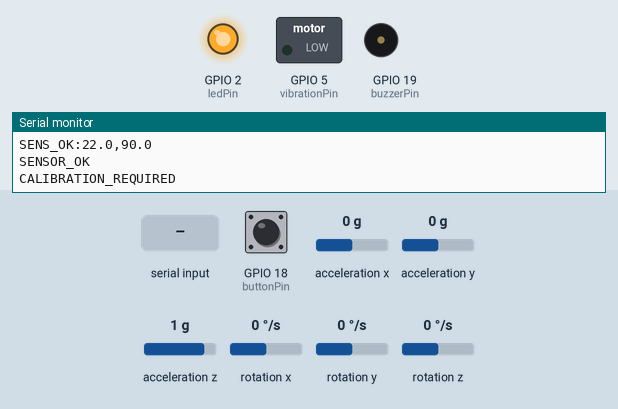
Simulated run of this sketch. Board: ESP32. On the bench: switched loads named in the sketch (green lamp = pin HIGH), output pins drawn as LEDs (lit = HIGH), buzzer (waves = sounding), the last lines printed to the serial monitor. Wiring (inferred from the names in the program): MPU-6050 motion sensor at I2C address 0x68. The test bench sets the inputs (shaded band); at power-on: GPIO 18 (buttonPin) HIGH, acceleration x 0 g, acceleration y 0 g, acceleration z 1 g, rotation x 0 °/s, rotation y 0 °/s, rotation z 0 °/s. EEPROM starts erased.

Above: at 1.45 s.
1.5 s: "CALIBRATE\n" received over Serial
At 1.9 s:
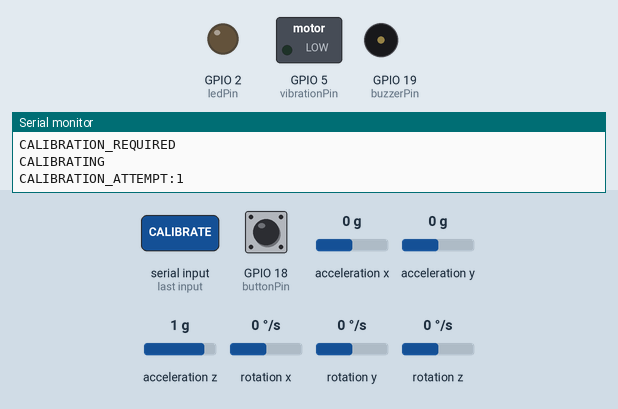
4.5 s: "PENALTY\n" received over Serial
6.6 s: GPIO 18 (buttonPin) pulled LOW for 0.15 s
At 7.4 s:
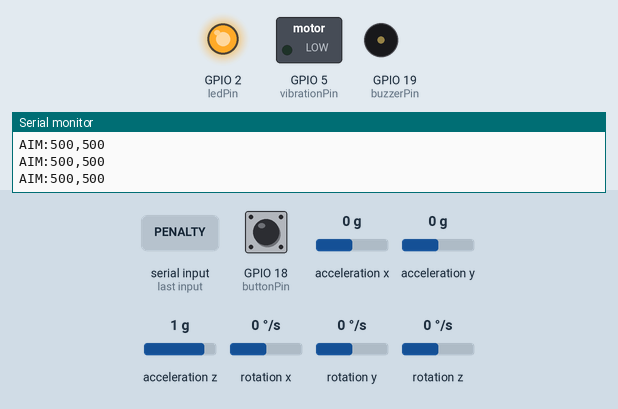
8.2 s: "MISS\n" received over Serial
At 8.8 s:
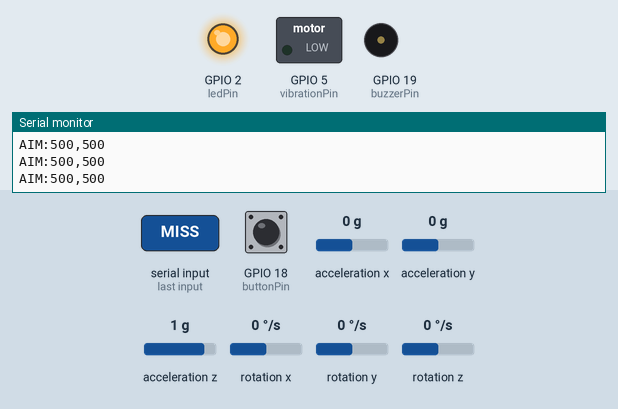
Timing chart, 0 to 11.2 s (numbered marks = the images above; inputs shaded):
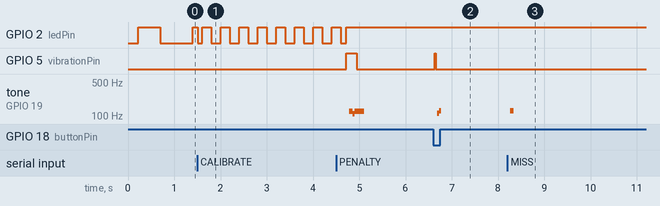

Measured:
- after the input at 6.6 s, GPIO 5 (vibrationPin): LOW → HIGH at once, → LOW 0.03 s later; tone on GPIO 19 (buzzerPin): silent → 114 Hz after 0.09 s, → 127 Hz 0.04 s later, → silent 0.04 s later
- after the input at 8.2 s, tone on GPIO 19 (buzzerPin): silent → 127 Hz after 0.06 s, → silent 0.08 s later
- by itself, GPIO 2 (ledPin): repeats every 0.40 s: HIGH 0.20 s, LOW 0.20 s

The sketch:

Gameranha_ESP32.ino
```cpp
#include <Wire.h>
#include <Preferences.h>
#include <math.h>

// ============================================================
// GAMERANHA - ESP32 + MPU6050   (firmware FW4)
//
// Ligações:
//   MPU6050  SDA -> GPIO 23 | SCL -> GPIO 22 | VCC 3V3 | GND
//   BUZZER   GPIO 19 (passivo)
//   BOTÃO    GPIO 18 -> GND (usa pull-up interno)       [obrigatório p/ atirar]
//   VIBRAÇÃO GPIO 5  -> base de um transistor NPN (ex.: BC548/2N2222)
//            com resistor de 1k; motor entre 3V3/5V e o coletor,
//            diodo 1N4148 em paralelo com o motor        [opcional]
//   LED      GPIO 2 (LED da própria placa)
//
// Serial: 115200 baud. Protocolo documentado em js/controller.js.
// O disparo acontece SOMENTE ao apertar o botão. Mexer a mão não atira.
// ============================================================

// Os tipos ficam no topo: a Arduino IDE gera os protótipos das funções
// antes do resto do código e precisa conhecê-los.
struct BuzzerStep { int frequency; unsigned long duration; };

#define FW_VERSION "FW4"
#define MPU_ADDR 0x68
#define SDA_PIN 23
#define SCL_PIN 22

const int buzzerPin = 19;
const int buttonPin = 18;
const int vibrationPin = 5;
const int ledPin = 2;

const float GYRO_SCALE = 131.0f;      // MPU6050 em +/-250 graus/s
const float ACCEL_SCALE = 16384.0f;   // MPU6050 em +/-2g
const float DEFAULT_PITCH_RANGE_DEG = 22.0f;
const float DEFAULT_ROLL_RANGE_DEG = 90.0f;   // faixa larga: o site converte o giro para a tela
const float FILTER_TAU = 0.24f;       // filtro complementar
const int CALIBRATION_SAMPLES = 700;
const int CALIBRATION_ATTEMPTS = 3;
const float MAX_GYRO_STD_RAW = 300.0f;
const float MIN_GRAVITY_G = 0.85f;
const float MAX_GRAVITY_G = 1.15f;
const float ACCEL_TRUST_MIN_G = 0.90f;
const float ACCEL_TRUST_MAX_G = 1.10f;
const float GYRO_DEADBAND_DPS = 0.35f;
const float REST_GYRO_DPS = 1.5f;
const float REST_MIN_G = 0.98f;
const float REST_MAX_G = 1.02f;
const unsigned long REST_CONFIRM_MS = 800;
const float BIAS_ADAPT_RATE = 0.00015f;
const int MAX_READ_ERRORS = 3;

// Disparo
const unsigned long BUTTON_COOLDOWN_MS = 120;
const unsigned long BUTTON_DEBOUNCE_MS = 25;
const unsigned long BUTTON_LONG_PRESS_MS = 1000;   // segurar = calibrar (quando não calibrado)

// Mira enviada ~50 vezes por segundo
const unsigned long AIM_INTERVAL_MS = 20;

// Eixos do MPU6050 na orientação padrão da placa:
// Pitch: rotação no eixo Y; Roll: rotação no eixo X.
// Se um movimento ficar invertido, altere o respectivo sinal para -1.
const float PITCH_GYRO_SIGN = 1.0f;
const float ROLL_GYRO_SIGN = 1.0f;
const float PITCH_ACCEL_SIGN = 1.0f;
const float ROLL_ACCEL_SIGN = 1.0f;

Preferences prefs;
float pitchRangeDeg = DEFAULT_PITCH_RANGE_DEG;
float rollRangeDeg = DEFAULT_ROLL_RANGE_DEG;

int16_t accelX = 0, accelY = 0, accelZ = 0;
int16_t gyroX = 0, gyroY = 0, gyroZ = 0;
float gyroOffset[3] = {0, 0, 0};
float pitchDeg = 0.0f, rollDeg = 0.0f;
float pitchCenterDeg = 0.0f, rollCenterDeg = 0.0f;
bool mpuPresent = false;
bool sensorReady = false;
bool calibrationError = false;
bool calibrationInProgress = false;
unsigned long lastImuTime = 0, lastAimSend = 0, lastShotTime = 0;
unsigned long restStartedAt = 0;
bool restCandidate = false;
int consecutiveReadErrors = 0;

// Botão de disparo
bool buttonRaw = false, buttonPressed = false, buttonLongHandled = false;
unsigned long buttonChangedAt = 0, buttonPressedAt = 0;

// ------------------------- LED E VIBRAÇÃO -------------------------
unsigned long vibrationUntil = 0;
bool vibrationActive = false;

void vibrate(unsigned long ms) {
  digitalWrite(vibrationPin, HIGH);
  vibrationUntil = millis() + ms;
  vibrationActive = true;
}

void updateVibration() {
  if (vibrationActive && (long)(millis() - vibrationUntil) >= 0) {
    digitalWrite(vibrationPin, LOW);
    vibrationActive = false;
  }
}

// Padrões do LED: erro = pisca rápido | calibrando = pisca médio |
// precisa calibrar = pisca lento | pronto = aceso.
void updateLed() {
  unsigned long now = millis();
  bool on;
  if (!mpuPresent) on = (now / 100) % 2 == 0;
  else if (calibrationInProgress) on = (now / 200) % 2 == 0;
  else if (!sensorReady) on = calibrationError ? (now / 100) % 2 == 0 : (now / 700) % 2 == 0;
  else on = true;
  digitalWrite(ledPin, on ? HIGH : LOW);
}

// ------------------------- BUZZER -------------------------
BuzzerStep buzzerSteps[4];
int buzzerStepCount = 0, buzzerStepIndex = 0;
bool buzzerActive = false, buzzerPinState = false;
unsigned long buzzerStepStarted = 0, buzzerToggleAt = 0, buzzerHalfPeriod = 0;

void startBuzzerSequence(const BuzzerStep *steps, int count) {
  if (count < 1 || count > 4) return;
  for (int i = 0; i < count; i++) buzzerSteps[i] = steps[i];
  buzzerStepCount = count; buzzerStepIndex = 0; buzzerActive = true; buzzerPinState = false;
  buzzerStepStarted = millis(); buzzerToggleAt = micros();
  buzzerHalfPeriod = 500000UL / (unsigned long)max(1, buzzerSteps[0].frequency);
  digitalWrite(buzzerPin, LOW);
}

void startWebSound()   { const BuzzerStep s[4] = {{600, 50}, {900, 50}, {1300, 50}, {1900, 90}}; startBuzzerSequence(s, 4); }
void startShotSound()  { const BuzzerStep s[2] = {{1200, 35}, {1800, 45}}; startBuzzerSequence(s, 2); }
void startHitSound()   { const BuzzerStep s[2] = {{1500, 30}, {2300, 60}}; startBuzzerSequence(s, 2); }
void startMissSound()  { const BuzzerStep s[1] = {{300, 90}}; startBuzzerSequence(s, 1); }
void startPenaltySound() { const BuzzerStep s[2] = {{400, 120}, {200, 220}}; startBuzzerSequence(s, 2); }
void startLevelSound() { const BuzzerStep s[4] = {{800, 70}, {1000, 70}, {1300, 70}, {1700, 130}}; startBuzzerSequence(s, 4); }

void updateBuzzer() {
  if (!buzzerActive) return;
  unsigned long nowMs = millis(), nowUs = micros();
  BuzzerStep step = buzzerSteps[buzzerStepIndex];
  if (nowMs - buzzerStepStarted >= step.duration) {
    buzzerStepIndex++;
    if (buzzerStepIndex >= buzzerStepCount) { buzzerActive = false; digitalWrite(buzzerPin, LOW); return; }
    step = buzzerSteps[buzzerStepIndex]; buzzerStepStarted = nowMs;
    buzzerHalfPeriod = 500000UL / (unsigned long)max(1, step.frequency);
    buzzerToggleAt = nowUs; buzzerPinState = false; digitalWrite(buzzerPin, LOW);
    return;
  }
  if ((long)(nowUs - buzzerToggleAt) >= (long)buzzerHalfPeriod) {
    buzzerPinState = !buzzerPinState;
    digitalWrite(buzzerPin, buzzerPinState ? HIGH : LOW);
    buzzerToggleAt = nowUs;
  }
}

// ------------------------- MPU6050 / I2C -------------------------
bool writeMpuRegister(uint8_t reg, uint8_t value) {
  Wire.beginTransmission(MPU_ADDR); Wire.write(reg); Wire.write(value);
  return Wire.endTransmission() == 0;
}

bool checkMpu() {
  Wire.beginTransmission(MPU_ADDR); Wire.write(0x75);
  if (Wire.endTransmission(false) != 0) return false;
  if (Wire.requestFrom((uint8_t)MPU_ADDR, (uint8_t)1) != 1) return false;
  return Wire.read() == 0x68;
}

bool configureMpu() {
  bool ok = true;
  ok = writeMpuRegister(0x6B, 0x00) && ok;
  delay(50);
  ok = writeMpuRegister(0x1A, 0x04) && ok; // filtro digital
  ok = writeMpuRegister(0x1B, 0x00) && ok; // gyro +/-250 dps
  ok = writeMpuRegister(0x1C, 0x00) && ok; // accel +/-2g
  delay(20);
  return ok && checkMpu();
}

// O MPU6050 pode demorar para ficar pronto depois que a energia chega (USB).
// Tenta várias vezes, reiniciando o barramento I2C entre as tentativas.
bool initSensor(int attempts) {
  for (int i = 0; i < attempts; i++) {
    if (i > 0) {
      Wire.end();
      delay(150);
      Wire.begin(SDA_PIN, SCL_PIN);
      Wire.setClock(100000);
      Wire.setTimeOut(50);
    }
    if (configureMpu()) return true;
    delay(150);
  }
  return false;
}

bool readImu() {
  Wire.beginTransmission(MPU_ADDR); Wire.write(0x3B);
  if (Wire.endTransmission(false) != 0) return false;
  if (Wire.requestFrom((uint8_t)MPU_ADDR, (uint8_t)14) != 14) return false;
  accelX = (int16_t)((Wire.read() << 8) | Wire.read());
  accelY = (int16_t)((Wire.read() << 8) | Wire.read());
  accelZ = (int16_t)((Wire.read() << 8) | Wire.read());
  Wire.read(); Wire.read();
  gyroX = (int16_t)((Wire.read() << 8) | Wire.read());
  gyroY = (int16_t)((Wire.read() << 8) | Wire.read());
  gyroZ = (int16_t)((Wire.read() << 8) | Wire.read());

  // Uma leitura totalmente zerada não é válida para um MPU6050 em funcionamento.
  bool allZero = accelX == 0 && accelY == 0 && accelZ == 0 &&
                 gyroX == 0 && gyroY == 0 && gyroZ == 0;
  return !allZero;
}

void invalidateCalibration() {
  sensorReady = false; calibrationError = false; calibrationInProgress = false;
  restCandidate = false;
}

void recoverI2c() {
  invalidateCalibration();
  mpuPresent = false;
  Serial.println("I2C_RECOVERY");

  bool recovered = false;
  for (int attempt = 1; attempt <= 3; attempt++) {
    Serial.print("I2C_RECOVERY_ATTEMPT:");
    Serial.println(attempt);
    Wire.end();
    delay(100);
    Wire.begin(SDA_PIN, SCL_PIN);
    Wire.setClock(100000);
    Wire.setTimeOut(50);
    delay(100);
    if (configureMpu() && readImu()) { recovered = true; break; }
  }

  consecutiveReadErrors = 0;
  if (recovered) {
    mpuPresent = true; calibrationError = false;
    Serial.println("SENSOR_RECOVERED");
    Serial.println("CALIBRATION_REQUIRED");
  } else {
    mpuPresent = false; calibrationError = true;
    Serial.println("SENSOR_ERROR");
    Serial.println("ESP32_RESTARTING");
    Serial.flush();
    delay(500);
    ESP.restart();
  }
}

// ------------------------- CÁLCULOS DE ORIENTAÇÃO -------------------------
float gravityMagnitudeG() {
  return sqrtf((float)accelX * accelX + (float)accelY * accelY + (float)accelZ * accelZ) / ACCEL_SCALE;
}
float accelPitch() {
  return PITCH_ACCEL_SIGN * atan2f(-(float)accelX, sqrtf((float)accelY * accelY + (float)accelZ * accelZ)) * 180.0f / PI;
}
float accelRoll() {
  return ROLL_ACCEL_SIGN * atan2f((float)accelY, (float)accelZ) * 180.0f / PI;
}
float applyDeadband(float value, float deadband) { return fabsf(value) < deadband ? 0.0f : value; }

// ------------------------- SENSIBILIDADE -------------------------
void printSensitivity() {
  Serial.print("SENS_OK:");
  Serial.print(pitchRangeDeg, 1);
  Serial.print(',');
  Serial.println(rollRangeDeg, 1);
}

void setSensitivity(float pitch, float roll) {
  pitchRangeDeg = constrain(pitch, 8.0f, 45.0f);
  rollRangeDeg = constrain(roll, 10.0f, 120.0f);
  prefs.putFloat("pitch", pitchRangeDeg);
  prefs.putFloat("roll", rollRangeDeg);
  printSensitivity();
}

// ------------------------- CALIBRAÇÃO -------------------------
bool calibrateGyro() {
  if (!mpuPresent) mpuPresent = initSensor(3);   // última chance antes de desistir
  if (!mpuPresent) { sensorReady = false; calibrationError = true; Serial.println("SENSOR_ERROR"); return false; }
  sensorReady = false; calibrationError = false; calibrationInProgress = true;
  Serial.println("CALIBRATING");

  for (int attempt = 1; attempt <= CALIBRATION_ATTEMPTS; attempt++) {
    Serial.print("CALIBRATION_ATTEMPT:"); Serial.println(attempt);
    double sums[3] = {0, 0, 0}, squares[3] = {0, 0, 0}, gravitySum = 0;
    int validSamples = 0;
    for (int i = 0; i < CALIBRATION_SAMPLES; i++) {
      if (readImu()) {
        float values[3] = {(float)gyroX, (float)gyroY, (float)gyroZ};
        for (int axis = 0; axis < 3; axis++) { sums[axis] += values[axis]; squares[axis] += values[axis] * values[axis]; }
        gravitySum += gravityMagnitudeG(); validSamples++;
      }
      updateLed();
      delay(3);
    }
    if (validSamples < (int)(CALIBRATION_SAMPLES * 0.95f)) {
      Serial.print("CALIBRATION_DIAGNOSTIC:READ_SAMPLES="); Serial.println(validSamples);
      Serial.println("CALIBRATION_RETRY"); delay(300); continue;
    }
    bool stable = true; double deviations[3] = {0, 0, 0};
    for (int axis = 0; axis < 3; axis++) {
      double mean = sums[axis] / validSamples;
      double variance = squares[axis] / validSamples - mean * mean;
      if (variance < 0) variance = 0;
      deviations[axis] = sqrt(variance);
      if (deviations[axis] > MAX_GYRO_STD_RAW) stable = false;
    }
    float gravity = (float)(gravitySum / validSamples);
    if (!stable || gravity < MIN_GRAVITY_G || gravity > MAX_GRAVITY_G) {
      Serial.print("CALIBRATION_DIAGNOSTIC:STD_X="); Serial.print(deviations[0], 1);
      Serial.print(",STD_Y="); Serial.print(deviations[1], 1);
      Serial.print(",STD_Z="); Serial.print(deviations[2], 1);
      Serial.print(",GRAVITY_G="); Serial.println(gravity, 3);
      Serial.println("CALIBRATION_RETRY"); delay(300); continue;
    }
    for (int axis = 0; axis < 3; axis++) gyroOffset[axis] = sums[axis] / validSamples;
    if (!readImu()) {
      calibrationInProgress = false; calibrationError = true; Serial.println("CALIBRATION_ERROR"); return false;
    }
    pitchDeg = accelPitch(); rollDeg = accelRoll();
    pitchCenterDeg = pitchDeg; rollCenterDeg = rollDeg;
    lastImuTime = micros(); lastAimSend = 0; restCandidate = false; consecutiveReadErrors = 0;
    calibrationInProgress = false; calibrationError = false; sensorReady = true;
    Serial.println("CALIBRATION_OK"); Serial.println("CENTER_OK"); Serial.println("READY");
    startWebSound(); vibrate(80);
    return true;
  }
  calibrationInProgress = false; calibrationError = true; sensorReady = false;
  Serial.println("CALIBRATION_ERROR");
  return false;
}

// ------------------------- CENTRALIZAÇÃO -------------------------
void centerAim() {
  if (!sensorReady || !readImu()) { Serial.println("CENTER_ERROR"); return; }
  pitchDeg = accelPitch(); rollDeg = accelRoll();
  pitchCenterDeg = pitchDeg; rollCenterDeg = rollDeg;
  Serial.println("CENTER_OK");
}

// ------------------------- DISPARO -------------------------
void fireShot() {
  Serial.println("SHOOT");
  startShotSound();
  vibrate(25);
  lastShotTime = millis();
}

// Botão: aperto = disparo. Segurar 1 s com o sensor não calibrado = calibrar.
void handleButton() {
  bool raw = digitalRead(buttonPin) == LOW;
  unsigned long now = millis();
  if (raw != buttonRaw) { buttonRaw = raw; buttonChangedAt = now; }
  if (now - buttonChangedAt < BUTTON_DEBOUNCE_MS) return;

  if (raw != buttonPressed) {
    buttonPressed = raw;
    if (buttonPressed) {
      buttonPressedAt = now;
      buttonLongHandled = false;
      if (sensorReady && now - lastShotTime >= BUTTON_COOLDOWN_MS) fireShot();
    }
  } else if (buttonPressed && !sensorReady && !calibrationInProgress && mpuPresent &&
             !buttonLongHandled && now - buttonPressedAt >= BUTTON_LONG_PRESS_MS) {
    buttonLongHandled = true;
    calibrateGyro();
  }
}

// ------------------------- SERIAL -------------------------
void printStatus() {
  Serial.print("HELLO:"); Serial.println(FW_VERSION);
  printSensitivity();
  if (!mpuPresent) Serial.println("SENSOR_ERROR");
  else if (calibrationInProgress) Serial.println("CALIBRATING");
  else if (sensorReady) Serial.println("READY");
  else if (calibrationError) Serial.println("CALIBRATION_ERROR");
  else Serial.println("CALIBRATION_REQUIRED");
}

void handleSerialCommands() {
  static String command = "";
  while (Serial.available() > 0) {
    char c = (char)Serial.read();
    if (c == '\n' || c == '\r') {
      command.trim(); command.toUpperCase();
      if (command == "STATUS") printStatus();
      else if (command == "CALIBRATE") {
        if (!calibrationInProgress) calibrateGyro();
        else Serial.println("CALIBRATING");
      }
      else if (command == "CENTER") centerAim();
      else if (command.startsWith("SENS:")) {
        int comma = command.indexOf(',');
        if (comma > 5) setSensitivity(command.substring(5, comma).toFloat(), command.substring(comma + 1).toFloat());
      }
      // Feedback do jogo (som + vibração)
      else if (command == "HIT")     { startHitSound(); vibrate(40); }
      else if (command == "MISS")    { startMissSound(); }
      else if (command == "PENALTY") { startPenaltySound(); vibrate(220); }
      else if (command == "LEVEL")   { startLevelSound(); vibrate(120); }
      command = "";
    } else if (command.length() < 32) command += c;
  }
}

// ------------------------- SETUP -------------------------
void setup() {
  Serial.begin(115200);
  pinMode(buzzerPin, OUTPUT); digitalWrite(buzzerPin, LOW);
  pinMode(vibrationPin, OUTPUT); digitalWrite(vibrationPin, LOW);
  pinMode(ledPin, OUTPUT); digitalWrite(ledPin, LOW);
  pinMode(buttonPin, INPUT_PULLUP);

  prefs.begin("gameranha", false);
  pitchRangeDeg = prefs.getFloat("pitch", DEFAULT_PITCH_RANGE_DEG);
  rollRangeDeg = prefs.getFloat("roll", DEFAULT_ROLL_RANGE_DEG);

  Wire.begin(SDA_PIN, SCL_PIN); Wire.setClock(100000); Wire.setTimeOut(50); delay(150);
  mpuPresent = initSensor(5);

  Serial.print("HELLO:"); Serial.println(FW_VERSION);
  printSensitivity();
  if (mpuPresent) { Serial.println("SENSOR_OK"); Serial.println("CALIBRATION_REQUIRED"); }
  else { calibrationError = false; Serial.println("SENSOR_ERROR"); }
}

// ------------------------- LOOP -------------------------
void loop() {
  handleSerialCommands();
  handleButton();
  updateBuzzer();
  updateVibration();
  updateLed();

  // Sensor ausente no boot: continua tentando a cada 1 s e avisa o site quando aparecer.
  static unsigned long lastSensorRetry = 0;
  if (!mpuPresent && !calibrationInProgress && millis() - lastSensorRetry >= 1000) {
    lastSensorRetry = millis();
    if (configureMpu() && readImu()) {
      mpuPresent = true; calibrationError = false;
      Serial.println("SENSOR_OK");
      Serial.println("CALIBRATION_REQUIRED");
    }
  }

  if (!sensorReady) { delay(5); return; }
  if (!readImu()) {
    consecutiveReadErrors++;
    if (consecutiveReadErrors >= MAX_READ_ERRORS) recoverI2c();
    delay(5);
    return;
  }
  consecutiveReadErrors = 0;

  unsigned long nowUs = micros();
  float dt = (nowUs - lastImuTime) / 1000000.0f; lastImuTime = nowUs;
  if (dt <= 0.0f || dt > 0.05f) dt = 0.005f;

  float gx = applyDeadband(((float)gyroX - gyroOffset[0]) / GYRO_SCALE, GYRO_DEADBAND_DPS);
  float gy = applyDeadband(((float)gyroY - gyroOffset[1]) / GYRO_SCALE, GYRO_DEADBAND_DPS);
  float gz = applyDeadband(((float)gyroZ - gyroOffset[2]) / GYRO_SCALE, GYRO_DEADBAND_DPS);

  // Roll e pitch têm referência da gravidade. Diferente do yaw, não ficam
  // dependentes apenas da integração do giroscópio e não acumulam deriva contínua.
  float integratedRoll = rollDeg + (gx * ROLL_GYRO_SIGN) * dt;
  float integratedPitch = pitchDeg + (gy * PITCH_GYRO_SIGN) * dt;
  float gravity = gravityMagnitudeG();
  float alpha = FILTER_TAU / (FILTER_TAU + dt);
  bool accelTrustworthy = (gravity >= ACCEL_TRUST_MIN_G && gravity <= ACCEL_TRUST_MAX_G);
  if (accelTrustworthy) {
    rollDeg = alpha * integratedRoll + (1.0f - alpha) * accelRoll();
    pitchDeg = alpha * integratedPitch + (1.0f - alpha) * accelPitch();
  } else {
    rollDeg = integratedRoll;
    pitchDeg = integratedPitch;
  }

  // Atualiza lentamente o bias apenas quando o sensor está realmente em repouso.
  bool instantRest = fabsf(gx) < REST_GYRO_DPS && fabsf(gy) < REST_GYRO_DPS && fabsf(gz) < REST_GYRO_DPS &&
                     gravity >= REST_MIN_G && gravity <= REST_MAX_G;
  if (instantRest) {
    if (!restCandidate) { restCandidate = true; restStartedAt = millis(); }
    if (millis() - restStartedAt >= REST_CONFIRM_MS) {
      gyroOffset[0] += (gyroX - gyroOffset[0]) * BIAS_ADAPT_RATE;
      gyroOffset[1] += (gyroY - gyroOffset[1]) * BIAS_ADAPT_RATE;
      gyroOffset[2] += (gyroZ - gyroOffset[2]) * BIAS_ADAPT_RATE;
    }
  } else restCandidate = false;

  // Mira horizontal usa ROLL (gravidade observável), não yaw (que deriva sem magnetômetro).
  // Sinal invertido de propósito: com a placa montada atual, girar o pulso
  // para a direita deve mover a mira para a direita.
  float aimX = 500.0f + ((rollDeg - rollCenterDeg) / rollRangeDeg) * 500.0f;
  float aimY = 500.0f + ((pitchDeg - pitchCenterDeg) / pitchRangeDeg) * 500.0f;
  aimX = constrain(aimX, 0.0f, 1000.0f);
  aimY = constrain(aimY, 0.0f, 1000.0f);

  if (millis() - lastAimSend >= AIM_INTERVAL_MS) {
    lastAimSend = millis();
    Serial.print("AIM:"); Serial.print((int)aimX); Serial.print(','); Serial.println((int)aimY);
  }

  // O disparo acontece SOMENTE pelo botão (ver handleButton). Mexer a mão nunca atira.
  delay(2);
}
```
